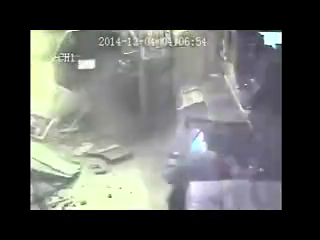
#> input picture frame 396 of Code/VideoMotion/Input/burglar1.mp4, 320 x 240 px
$ python motion_compression.py
#> lines starting #> are read from the running program, lines starting #| are printed output that depends on the picture; after the words box and inside, x2 and y2 are one past the last pixel; in counts of white or black regions, pixels touching at a corner belong together
import cv2
import numpy as np
import logging
import os
import time
from collections import deque

def setup_logging(output_dir):
    log_file = os.path.join(output_dir, "processing.log")
    file_handler = logging.FileHandler(log_file, mode='w', delay=False)
    file_handler.setFormatter(logging.Formatter("%(asctime)s - %(levelname)s - %(message)s"))
    file_handler.setLevel(logging.DEBUG)

    root_logger = logging.getLogger()
    root_logger.setLevel(logging.DEBUG)
    root_logger.addHandler(file_handler)

    logging.info(f"Logging configurato. File di log salvato in: {log_file}")

def temporal_smoothing_flow(video_path, output_dir, flow_threshold=0.5, alpha_fraction=0.2, window_size=30,
                            morph_kernel=2, save_name="overlay.mp4", mask_save_name="mask.mp4"):
#> called with video_path = './Dataset/input/burglar1.mp4', output_dir = './Dataset/output/burglar1', flow_threshold = 0.5, alpha_fraction = 0.2, window_size = 30, morph_kernel = 2, save_name = 'burglar1_overlay.mp4', mask_save_name = 'burglar1_mask.mp4'
    start_time = time.time()
    cap = cv2.VideoCapture(video_path)
    if not cap.isOpened():
        logging.error(f"Impossibile aprire il video in ingresso: {video_path}")
        return

    fps = cap.get(cv2.CAP_PROP_FPS)
    width = int(cap.get(cv2.CAP_PROP_FRAME_WIDTH))
    height = int(cap.get(cv2.CAP_PROP_FRAME_HEIGHT))

    overlay_path = os.path.join(output_dir, save_name)
    mask_path = os.path.join(output_dir, mask_save_name)

    fourcc = cv2.VideoWriter_fourcc(*'mp4v')
    out_overlay = cv2.VideoWriter(overlay_path, fourcc, fps, (width, height))
    out_mask = cv2.VideoWriter(mask_path, fourcc, fps, (width, height), isColor=False)

    ret, first_frame = cap.read()
#> first_frame is the input picture: shape (240, 320, 3); mean B, G, R 92.8, 95.5, 94
    if not ret:
        logging.error("Impossibile leggere il primo frame del video.")
        cap.release()
        return

    prev_gray = cv2.cvtColor(first_frame, cv2.COLOR_BGR2GRAY)
    prev_gray_resized = cv2.resize(prev_gray, (width // 2, height // 2))  # Ridimensionamento
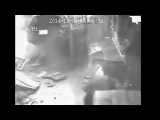
#> prev_gray_resized: shape (120, 160); min 0, max 254, mean 94.9

    mask_queue = deque(maxlen=window_size)
    kernel = cv2.getStructuringElement(cv2.MORPH_ELLIPSE, (morph_kernel, morph_kernel))

    frame_count = 0

    try:
        while True:
            ret, frame = cap.read()
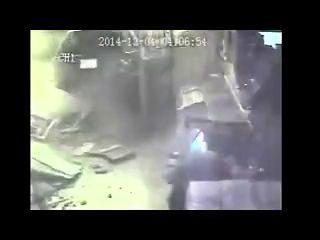
#> input picture frame 397 of Code/VideoMotion/Input/burglar1.mp4, 320 x 240 px
#> frame is the input picture: shape (240, 320, 3); mean B, G, R 92.5, 95.4, 93.8
            if not ret:
                break
            frame_count += 1

            gray = cv2.cvtColor(frame, cv2.COLOR_BGR2GRAY)
            gray_resized = cv2.resize(gray, (width // 2, height // 2))  # Ridimensionamento

            # valori precedenti: prev_gray_resized, gray_resized, None, 0.3, 2, 9, 2, 5, 1.1, 0
            flow = cv2.calcOpticalFlowFarneback(
                prev_gray_resized, gray_resized, None,
                pyr_scale=0.2,
                levels=1,
                winsize=5,
                iterations=1,
                poly_n=5,
                poly_sigma=1.1,
                flags=0
            )

            mag, ang = cv2.cartToPolar(flow[..., 0], flow[..., 1], angleInDegrees=False)
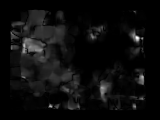
#> mag: shape (120, 160) float32; min 0, max 5.39, mean 0.277; drawn with min black and max white
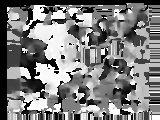
#> ang: shape (120, 160) float32; min 0, max 6.28, mean 3.1; drawn with min black and max white
            mask_current_resized = (mag > flow_threshold).astype(np.uint8) * 255
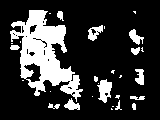
#> mask_current_resized: shape (120, 160); 20.6% white; 29 white regions (15 under 20 px), largest, box (x1, y1, x2, y2) and area: (10, 10, 83, 102) 2913, (97, 79, 112, 103) 220, (88, 25, 103, 41) 128

            mask_current = cv2.resize(mask_current_resized, (width, height))  # Ripristino dimensioni originali
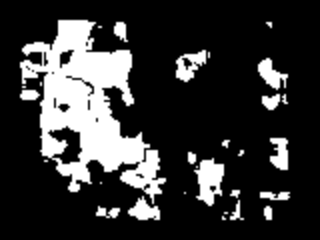
#> mask_current: shape (240, 320); min 0, max 255, mean 52.4

            mask_queue.append(mask_current)
            cumulative_mask = np.sum(np.array(mask_queue), axis=0)
            mask_smoothed = (cumulative_mask >= (alpha_fraction * len(mask_queue) * 255)).astype(np.uint8) * 255

            mask_smoothed = cv2.morphologyEx(mask_smoothed, cv2.MORPH_CLOSE, kernel)
            mask_smoothed = cv2.morphologyEx(mask_smoothed, cv2.MORPH_OPEN, kernel)

            contours, _ = cv2.findContours(mask_smoothed, cv2.RETR_EXTERNAL, cv2.CHAIN_APPROX_SIMPLE)
            mask_rect = np.zeros((height, width), dtype=np.uint8)
            for cnt in contours:
                x, y, w, h = cv2.boundingRect(cnt)
                cv2.rectangle(mask_rect, (x, y), (x + w, y + h), 255, -1)
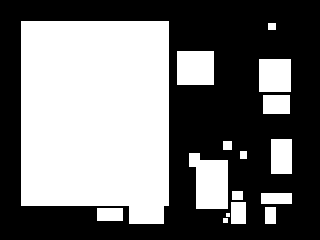
#> mask_rect: shape (240, 320); 45.3% white; 16 white regions (1 under 20 px), largest, box (x1, y1, x2, y2) and area: (21, 21, 169, 224) 28010, (189, 153, 228, 209) 1694, (177, 51, 214, 85) 1258

            out_overlay.write(frame)
            out_mask.write(mask_rect)
            prev_gray_resized = gray_resized.copy()
    finally:
        cap.release()
        out_overlay.release()
        out_mask.release()

    end_time = time.time()
    logging.info(
        f"Temporal smoothing flow completed for '{os.path.basename(video_path)}' "
        f"in {end_time - start_time:.2f} seconds. Frame elaborati: {frame_count}"
    )

# [73 lines left out: function compress_with_motion, not called in this run]

def process_single_video(video_path, output_dir):
    video_name = os.path.splitext(os.path.basename(video_path))[0]
    video_output_dir = os.path.join(output_dir, video_name)
    os.makedirs(video_output_dir, exist_ok=True)

    setup_logging(video_output_dir)
    logging.info(f"=== Inizio elaborazione del video '{video_name}' ===")

    temporal_smoothing_flow(
        video_path=video_path,
        output_dir=video_output_dir,
        flow_threshold=0.5,
        alpha_fraction=0.2,
        window_size=30,
        morph_kernel=2,
        save_name=f"{video_name}_overlay.mp4",
        mask_save_name=f"{video_name}_mask.mp4"
    )

    compress_with_motion(
        input_video=os.path.join(video_output_dir, f"{video_name}_overlay.mp4"),
        mask_video=os.path.join(video_output_dir, f"{video_name}_mask.mp4"),
        output_dir=video_output_dir
    )

    logging.info(f"=== Elaborazione '{video_name}' completata. ===")

def main():
    start_time_global = time.time()
    input_dir = "./Dataset/input/"
    output_dir = "./Dataset/output/"

    if not os.path.exists(input_dir):
        print(f"Directory di input non trovata: {os.path.abspath(input_dir)}")
        return

    video_list = [f for f in os.listdir(input_dir) if f.lower().endswith(".mp4")]
    if not video_list:
        print("Nessun file .mp4 trovato nella directory di input.")
        return

    print(f"Video trovati: {video_list}")

    for video in video_list:
        video_path = os.path.join(input_dir, video)
        process_single_video(video_path, output_dir)

    end_time_global = time.time()
    print(f"Elaborazione di tutti i video completata in {end_time_global - start_time_global:.2f} secondi.")

if __name__ == "__main__":
    main()

$ run again, starting later in the video
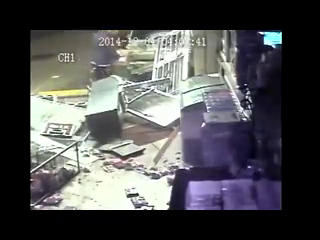
#> input picture frame 1786 of Code/VideoMotion/Input/burglar1.mp4, 320 x 240 px
#> in temporal_smoothing_flow, first_frame is the input picture: shape (240, 320, 3); mean B, G, R 81.1, 79.5, 79.4
#> in temporal_smoothing_flow, `mask_current_resized = (mag > flow_threshold).astype(np.uint8) * 255`:
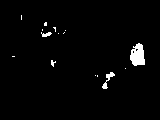
#> mask_current_resized: shape (120, 160); 2.2% white; 15 white regions (12 under 20 px), largest, box (x1, y1, x2, y2) and area: (130, 43, 145, 66) 252, (102, 72, 115, 89) 71, (41, 32, 52, 37) 34
#> after the loop in temporal_smoothing_flow, `for cnt in contours:`:
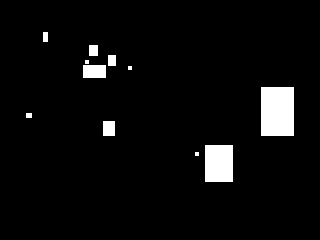
#> mask_rect: shape (240, 320); 4.5% white; 11 white regions (3 under 20 px), largest, box (x1, y1, x2, y2) and area: (261, 87, 294, 136) 1617, (205, 145, 233, 182) 1036, (83, 65, 106, 78) 299
